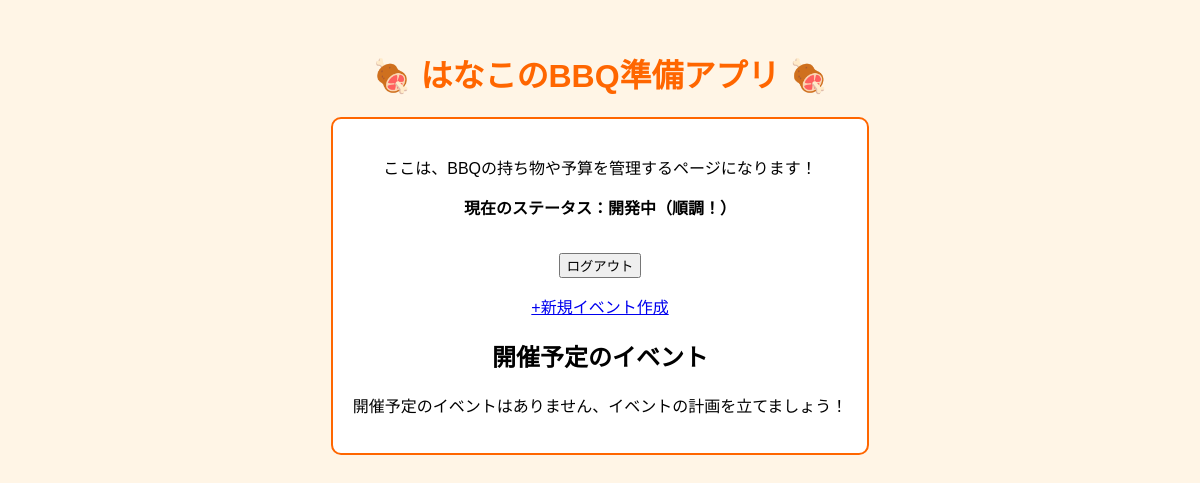
/home/ (signed in), run on an earlier commit of the app's database.
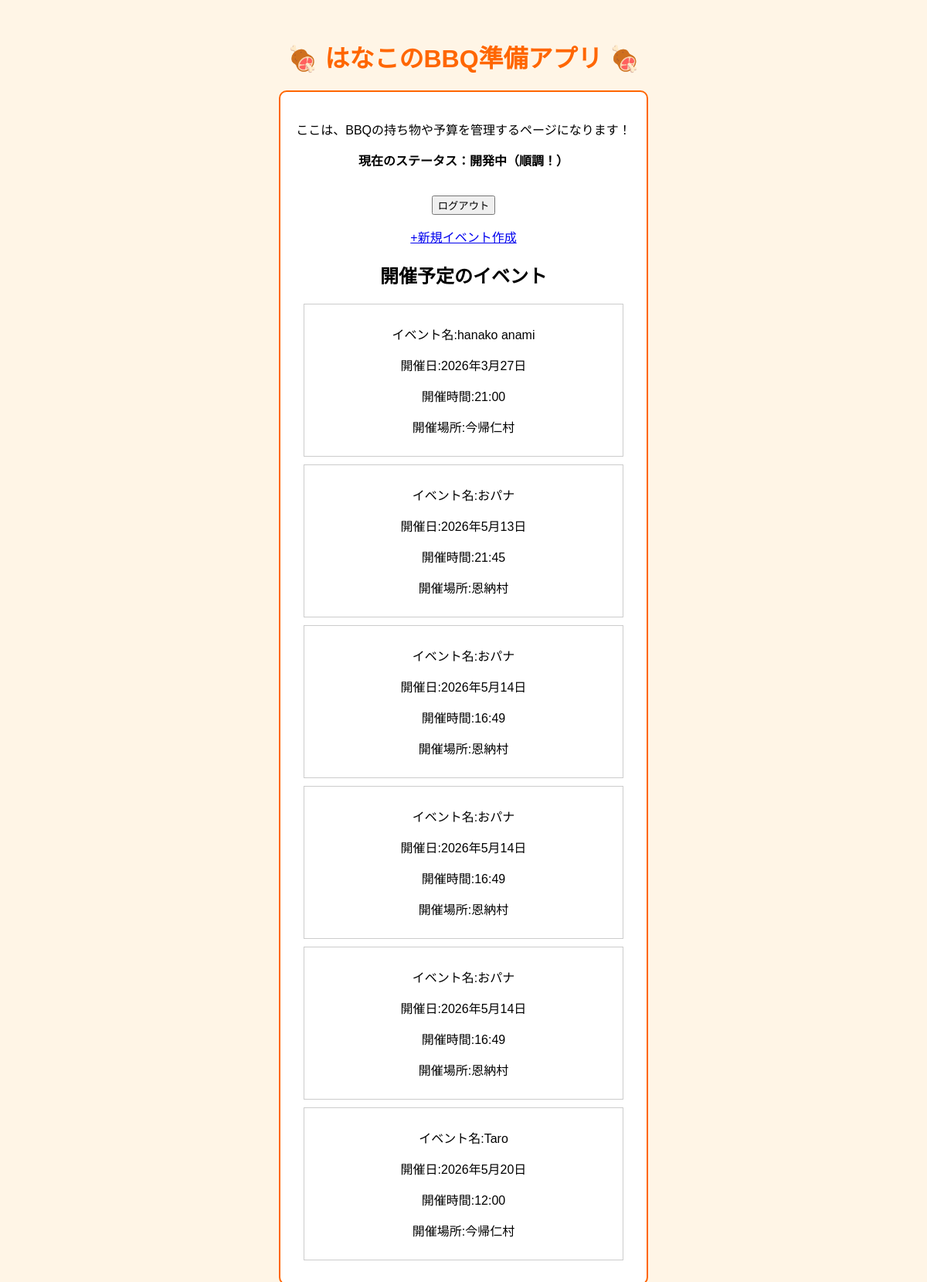
And on a later commit of the database.
### bbq_app/models.py (models this page shows, shortened)
class Event(models.Model):
    user = models.ForeignKey(User, on_delete=models.CASCADE, related_name="events")
    name = models.CharField("イベント名", max_length=30)
    date = models.DateField("開催日")
    time = models.TimeField("開催時間")
    location = models.CharField("開催場所", max_length=50)
    created_at = models.DateTimeField("作成日時", auto_now_add=True)
    updated_at = models.DateTimeField("更新日時", auto_now=True)

### bbq_app/views.py (the view)
# urls.py: path('home/', views.home, name='home'),
@login_required
def home(request):
    events = Event.objects.filter(user=request.user).order_by("date")[3:]
    return render(request, 'bbq_app/home.html', {"events": events})

### bbq_app/templates/bbq_app/home.html (shortened to what this page needs)
<!DOCTYPE html>
<html>
<head>
</head>
<body>
    <h1>🍖 はなこのBBQ準備アプリ 🍖</h1>
    <div class="box">
        <p>ここは、BBQの持ち物や予算を管理するページになります！</p>
        <p><strong>現在のステータス：開発中（順調！）</strong></p>
    <br>
    <form method="post" action="{% url 'logout' %}">
    <button type="submit">ログアウト</button>
    </form>
    <p><a href="{% url 'event_create' %}">+新規イベント作成</a></p>
    <h2>開催予定のイベント</h2>
{% if events %}
    {% for event in events %}
        <div style="border:1px solid #ccc; padding:10px; margin:10px">
            <p>イベント名:{{ event.name }}</p>
            <p>開催日:{{ event.date }}</p>
            <p>開催時間:{{ event.time }}</p>
            <p>開催場所:{{ event.location }}</p>
        </div>
    {% endfor %}
{% else %}
    <p>開催予定のイベントはありません、イベントの計画を立てましょう！</p>
{% endif %}
</div>
</body>
</html>

### bbq_app/templates/bbq_app/home.html (style rules this page uses)
body { background-color: #fff5e6; text-align: center; font-family: sans-serif; }
h1 { color: #ff6600; margin-top: 50px; }
.box { border: 2px solid #ff6600; padding: 20px; display: inline-block; background: white; border-radius: 10px; }

What changed in the data, as far as the page shows it:
now on this page (row unchanged): Event: name "hanako anami", date "2026年3月27日", time "21:00", location "今帰仁村"
now on this page (row unchanged): Event: name "おパナ", date "2026年5月13日", time "21:45", location "恩納村"
added Event: name "おパナ", date "2026年5月14日", time "16:49", location "恩納村"
added Event: name "おパナ", date "2026年5月14日", time "16:49", location "恩納村"
added Event: name "おパナ", date "2026年5月14日", time "16:49", location "恩納村"
added Event: name "Taro", date "2026年5月20日", time "12:00", location "今帰仁村"
Also different on the page:
text no longer shown: "開催予定のイベントはありません、イベントの計画を立てましょう！"
